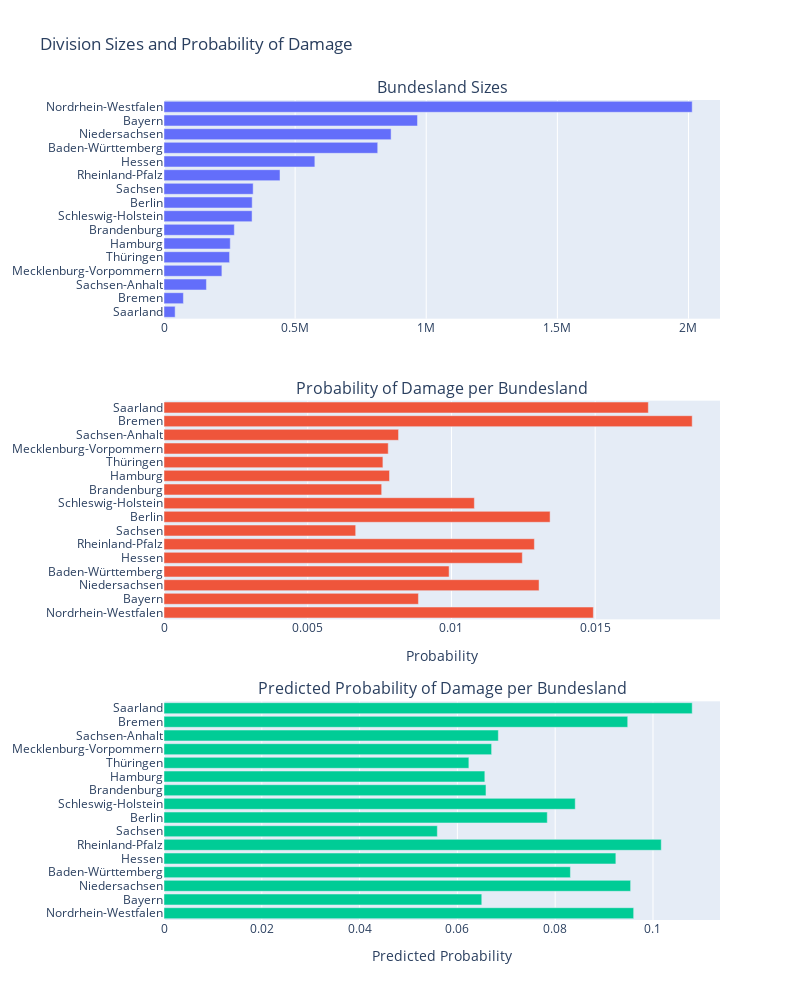

Source (notebook cell):
### Code cell
# Calculate the total number of observations and the percentage of damage by category
total_counts = df.groupby('Bundesland').size().reset_index(name='total_count')
damage_counts = df[df['DAMAGE'] == 1].groupby('Bundesland').size().reset_index(name='damage_count')
pred_prob = df.groupby('Bundesland')['Probability'].mean().reset_index(name='pred_prob')

summary = total_counts.merge(damage_counts, on='Bundesland', how='left').fillna(0)
summary = summary.merge(pred_prob, on='Bundesland', how='left').fillna(0)

summary['damage_prob'] = (summary['damage_count'] / summary['total_count'])
summary['bundesland_percent'] = (summary['total_count'] / summary['total_count'].sum())

# Sort summary
summary = summary.sort_values(by='total_count', ascending=True).reset_index(drop=True)

# Create a subplot
fig_bundesland_1 = make_subplots(rows=3, cols=1, shared_xaxes=False, 
                    vertical_spacing=0.1, subplot_titles=("Bundesland Sizes", "Probability of Damage per Bundesland", "Predicted Probability of Damage per Bundesland"))

# Plot 1
fig_bundesland_1.add_trace(go.Bar(
    y=summary['Bundesland'],
    x=summary['total_count'],
    orientation='h',
    name='Bundesland Size'
), row=1, col=1)

# Sort summary
summary = summary.sort_values(by='total_count', ascending=False).reset_index(drop=True)

# Plot 2
fig_bundesland_1.add_trace(go.Bar(
    x=summary['damage_prob'],
    y=summary['Bundesland'],
    orientation='h',
    name='Probability'
), row=2, col=1)

# Plot 3
fig_bundesland_1.add_trace(go.Bar(
    x=summary['pred_prob'],
    y=summary['Bundesland'],
    orientation='h',
    name='Predicted Probability'
), row=3, col=1)

# Update layout
fig_bundesland_1.update_layout(height=1000, width=800, showlegend=False, 
                  title_text="Division Sizes and Probability of Damage",
                  xaxis2_title="Probability",
                  xaxis3_title="Predicted Probability",
                  margin=dict(l=150),  # Increase left margin for longer labels
                  yaxis=dict(tickmode='linear'),  # Ensure all ticks are shown
                  yaxis2=dict(tickmode='linear'),
                  yaxis3=dict(tickmode='linear') 
                  )

fig_bundesland_1.show()

### Figure 1 — Plotly figure (JSON) as saved in the notebook; plotly's stock layout.template omitted (floating-point values rounded to 4 significant figures)
{"data": [{"name": "Bundesland Size", "orientation": "h", "type": "bar", "x": [42437, 73960, 161783, 220761, 250036, 252659, 268205, 335840, 336304, 339979, 442380, 575224, 814995, 865996, 966706, 2014185], "xaxis": "x", "y": ["Saarland", "Bremen", "Sachsen-Anhalt", "Mecklenburg-Vorpommern", "Thüringen", "Hamburg", "Brandenburg", "Schleswig-Holstein", "Berlin", "Sachsen", "Rheinland-Pfalz", "Hessen", "Baden-Württemberg", "Niedersachsen", "Bayern", "Nordrhein-Westfalen"], "yaxis": "y"}, {"name": "Probability", "orientation": "h", "type": "bar", "x": [0.01494, 0.008851, 0.01305, 0.009918, 0.01246, 0.01288, 0.006668, 0.01343, 0.0108, 0.007573, 0.007845, 0.007615, 0.0078, 0.008159, 0.01837, 0.01685], "xaxis": "x2", "y": ["Nordrhein-Westfalen", "Bayern", "Niedersachsen", "Baden-Württemberg", "Hessen", "Rheinland-Pfalz", "Sachsen", "Berlin", "Schleswig-Holstein", "Brandenburg", "Hamburg", "Thüringen", "Mecklenburg-Vorpommern", "Sachsen-Anhalt", "Bremen", "Saarland"], "yaxis": "y2"}, {"name": "Predicted Probability", "orientation": "h", "type": "bar", "x": [0.09605, 0.06498, 0.09542, 0.08311, 0.0924, 0.1017, 0.0559, 0.07838, 0.0841, 0.06584, 0.06561, 0.06235, 0.067, 0.06837, 0.09483, 0.108], "xaxis": "x3", "y": ["Nordrhein-Westfalen", "Bayern", "Niedersachsen", "Baden-Württemberg", "Hessen", "Rheinland-Pfalz", "Sachsen", "Berlin", "Schleswig-Holstein", "Brandenburg", "Hamburg", "Thüringen", "Mecklenburg-Vorpommern", "Sachsen-Anhalt", "Bremen", "Saarland"], "yaxis": "y3"}], "layout": {"annotations": [{"font": {"size": 16}, "showarrow": false, "text": "Bundesland Sizes", "x": 0.5, "xanchor": "center", "xref": "paper", "y": 1, "yanchor": "bottom", "yref": "paper"}, {"font": {"size": 16}, "showarrow": false, "text": "Probability of Damage per Bundesland", "x": 0.5, "xanchor": "center", "xref": "paper", "y": 0.6333, "yanchor": "bottom", "yref": "paper"}, {"font": {"size": 16}, "showarrow": false, "text": "Predicted Probability of Damage per Bundesland", "x": 0.5, "xanchor": "center", "xref": "paper", "y": 0.2667, "yanchor": "bottom", "yref": "paper"}], "height": 1000, "margin": {"l": 150}, "showlegend": false, "title": {"text": "Division Sizes and Probability of Damage"}, "width": 800, "xaxis": {"anchor": "y", "domain": [0, 1]}, "xaxis2": {"anchor": "y2", "domain": [0, 1], "title": {"text": "Probability"}}, "xaxis3": {"anchor": "y3", "domain": [0, 1], "title": {"text": "Predicted Probability"}}, "yaxis": {"anchor": "x", "domain": [0.7333, 1], "tickmode": "linear"}, "yaxis2": {"anchor": "x2", "domain": [0.3667, 0.6333], "tickmode": "linear"}, "yaxis3": {"anchor": "x3", "domain": [0, 0.2667], "tickmode": "linear"}}}
